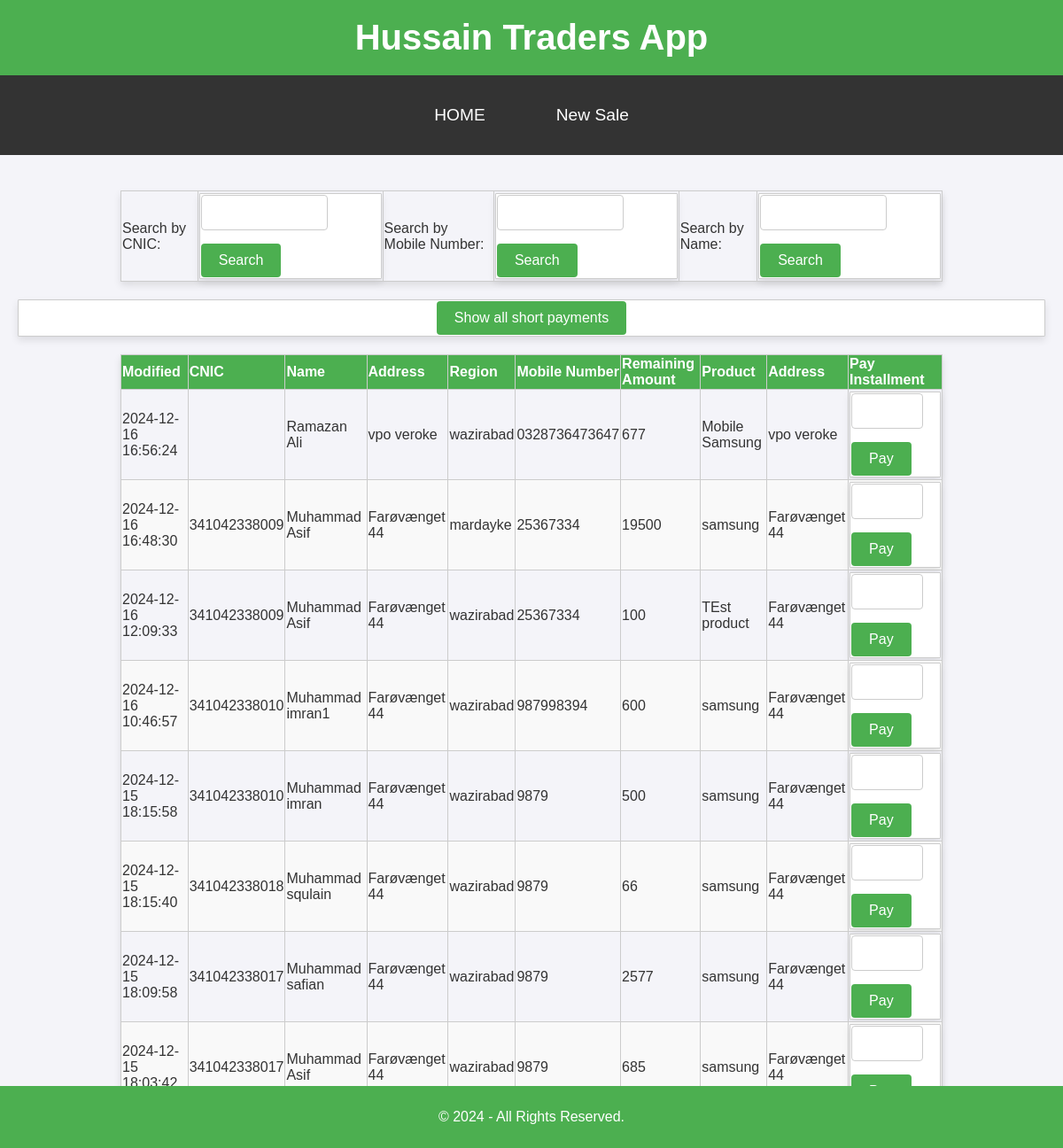
The page /listcust on the database as committed earlier.
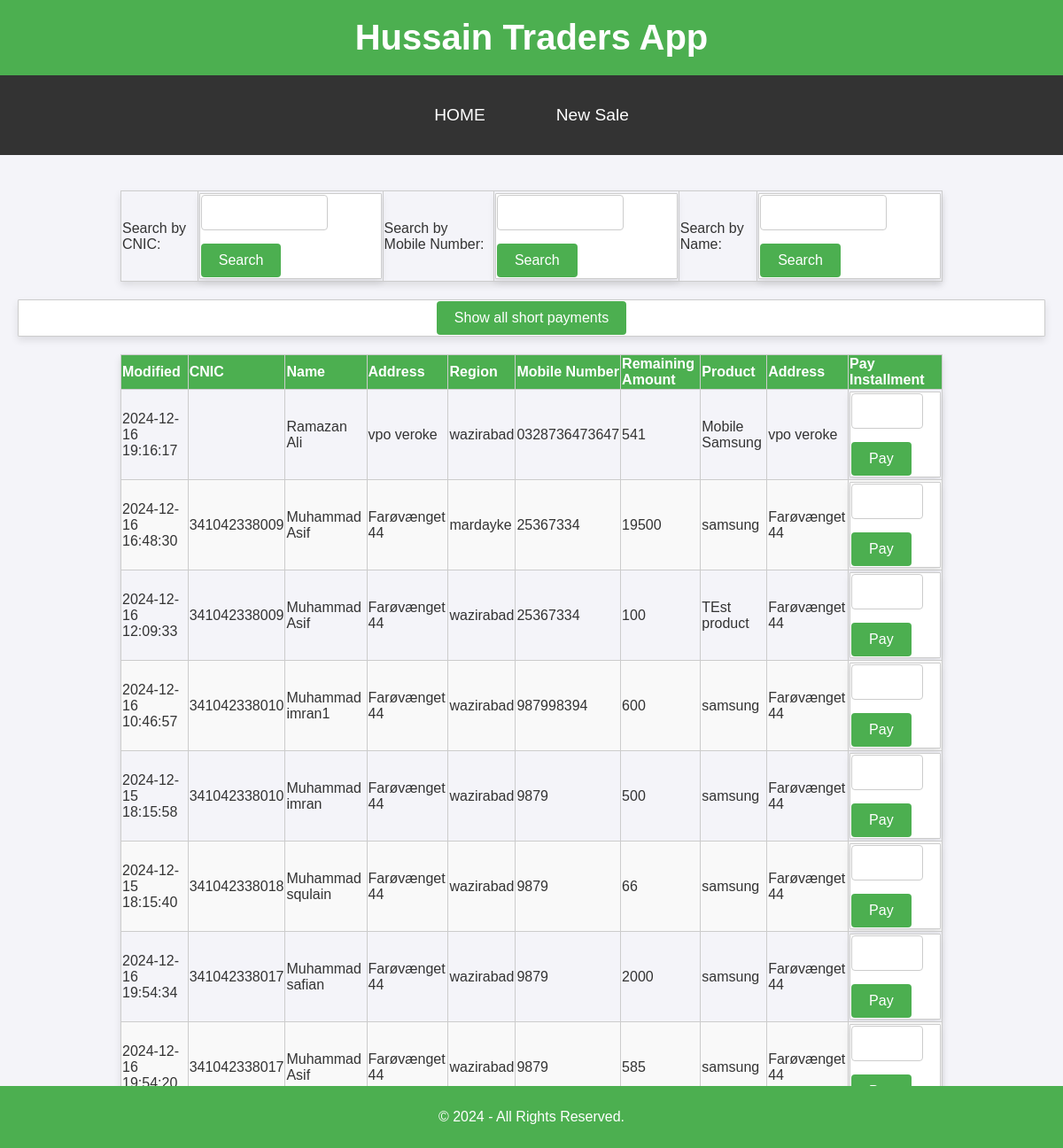
The same page on the database as committed later.
### tables this page shows
CREATE TABLE installments (id INTEGER primary key AUTOINCREMENT, customer_id INTEGER, product TEXT, advance INTEGER, sale_price INTEGER, agreed_installment INTEGER, remaining_amount INTEGER, modified DATETIME DEFAULT CURRENT_TIMESTAMP, FOREIGN KEY (customer_id) REFERENCES customers(id));

CREATE TABLE customers (id INTEGER primary key AUTOINCREMENT, name TEXT, father_name TEXT, addr TEXT, cnic TEXT, product TEXT, mobile_number TEXT, guarantor1 TEXT, guarantor2 TEXT, created DATETIME DEFAULT CURRENT_TIMESTAMP, region TEXT);

### app.py (the view)
@app.route('/listcust')
def listcust():
   con = sql.connect("ht.db")
   con.row_factory = sql.Row
   cur = con.cursor()
   cur.execute("select * from installments Inner join customers on installments.customer_id = customers.id ORDER BY CREATED DESC LIMIT 100")
   customers = cur.fetchall()
   return render_template("listcust.html", customers = customers)

### templates/listcust.html (shortened to what this page needs)
<!DOCTYPE html>
<html lang="en">
<head>
    <link rel="stylesheet" href="{{ url_for('static', filename='styles.css') }}">
</head>
<body>
   <header>
      <h1>Hussain Traders App</h1>
  </header>
  <nav>
    <a href="/listcust">HOME</a>
    <a href="/addcust">New Sale</a>
</nav>
    <main>
        <table>
            <tr>
                <td>
                    Search by CNIC:
                </td>
                <td>
                    <form action="{{ url_for('searchcnic') }}" method="POST">
                    <input type="text" id="searchcnic" name="cnic">
                    <input type="submit" value="Search"/>
                    </form>
                </td>
                <td>
                    Search by Mobile Number:
                </td>
                <td>
                    <form action="{{ url_for('searchmobile') }}" method="POST">
                    <input type="text" id="searchmobile" name="mobile">
                    <input type="submit" value="Search"/>
                    </form>
                </td>
                <td>
                    Search by Name:
                </td>
                <td>
                    <form action="{{ url_for('searchname') }}" method="POST">
                        <input type="text" id="searchname" name="name">
                        <input type="submit" value="Search"/>
                        </form>
                </td>
            </tr>
        </table>
        <form action="{{ url_for('short_installments') }}" method="POST">
            <input type="submit" value="Show all short payments"/>
        </form>
        <table>
            <thead>
                <tr>
                    <th>Modified</th>
                    <th>CNIC</th>
                    <th>Name</th>
                    <th>Address</th>
                    <th>Region</th>
                    <th>Mobile Number</th>
                    <th>Remaining Amount</th>
                    <th>Product</th>
                    <th>Address</th>
                    <th>Pay Installment</th>
                </tr>
            </thead>
            <tbody>
                {% for row in customers %}
                <tr>
                    <td>{{ row["modified"] }}</td>
                    <td>{{ row["cnic"] }}</td>
                    <td>{{ row["name"] }}</td>
                    <td>{{ row["addr"] }}</td>
                    <td>{{ row["region"] }}</td>
                    <td>{{ row["mobile_number"] }}</td>
                    <td>{{ row["remaining_amount"] }}</td>
                    <td>{{ row["product"] }}</td>
                    <td>{{ row["addr"] }}</td>
                    <td>
                        <form action="{{ url_for('pay_installment') }}" method="POST">
                            <input type="text" id="amount_{{ row['customer.id'] }}" name="amount">
                            <input type="submit" value="Pay"/>
                        </form>
                    </td>
                </tr>
                {% endfor %}
            </tbody>
        </table>
    </main>
    <footer>
      <p>&copy; 2024 - All Rights Reserved.</p>
  </footer>
</body>
</html>

### static/styles.css (style rules this page uses)
body { font-family: Arial, sans-serif; margin: 0; padding: 0; background-color: #f4f4f9; color: #333; }
header { background-color: #4CAF50; color: white; padding: 20px 10px; text-align: center; }
header h1 { margin: 0; font-size: 2.5em; }
nav { background-color: #333; overflow: hidden; display: flex; justify-content: center; }
nav a { color: white; padding: 14px 20px; text-decoration: none; display: block; text-align: center; transition: background-color 0.3s; }
main { padding: 20px; text-align: center; }
footer { background-color: #4CAF50; color: white; text-align: center; padding: 10px 0; position: fixed; bottom: 0; width: 100%; }
form { background-color: #ffffff; border: 1px solid #ccc; border-radius: 1px; padding: 1px; margin: 1px auto; max-width: auto; box-shadow: 0 4px 8px rgba(0, 0, 0, 0.1); }
form input[type="text"], form textarea { width: 60%; padding: 10px; margin-bottom: 15px; border: 1px solid #ccc; border-radius: 4px; font-size: 1em; }
form input[type="submit"] { background-color: #4CAF50; color: white; border: none; padding: 10px 20px; border-radius: 4px; cursor: pointer; font-size: 1em; }
table { width: 80%; margin: 20px auto; border-collapse: collapse; text-align: left; box-shadow: 0 4px 8px rgba(0, 0, 0, 0.1); }
table thead { background-color: #4CAF50; color: white; }
table th, table td { padding: 1px; border: 1px solid #ccc; }
table tr:nth-child(even) { background-color: #f9f9f9; }
a { text-decoration: none; color: #4CAF50; display: inline-block; margin: 20px; font-size: 1.2em; }

Rows that differ between the two databases and show on the page:
changed installments "Mobile Samsung": modified "2024-12-16 16:56:24" → "2024-12-16 19:16:17"; remaining_amount "677" → "541"
changed installments "Muhammad safian": modified "2024-12-15 18:09:58" → "2024-12-16 19:54:34"; remaining_amount "2577" → "2000"
changed installments (number 8 of 8 on the later page): modified "2024-12-15 18:03:42" → "2024-12-16 19:54:20"; remaining_amount "685" → "585"
